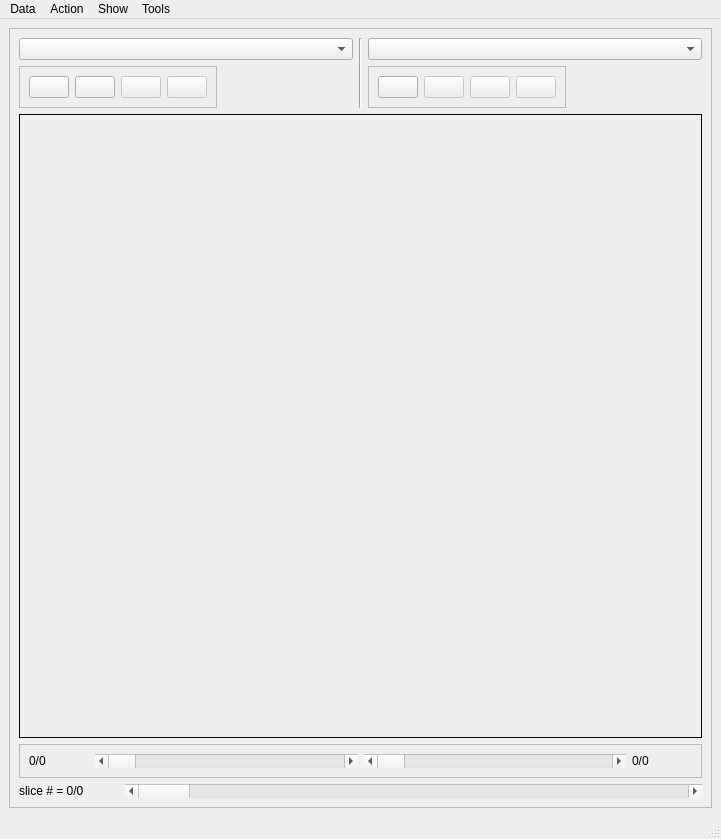
<?xml version="1.0" encoding="UTF-8"?>
<ui version="4.0">
 <class>MainWindow</class>
 <widget class="QMainWindow" name="MainWindow">
  <property name="geometry">
   <rect>
    <x>0</x>
    <y>0</y>
    <width>721</width>
    <height>839</height>
   </rect>
  </property>
  <property name="sizePolicy">
   <sizepolicy hsizetype="Minimum" vsizetype="Minimum">
    <horstretch>0</horstretch>
    <verstretch>0</verstretch>
   </sizepolicy>
  </property>
  <property name="focusPolicy">
   <enum>Qt::ClickFocus</enum>
  </property>
  <property name="windowTitle">
   <string>MainWindow</string>
  </property>
  <property name="tabShape">
   <enum>QTabWidget::Rounded</enum>
  </property>
  <widget class="QWidget" name="centralwidget">
   <property name="layoutDirection">
    <enum>Qt::LeftToRight</enum>
   </property>
   <layout class="QVBoxLayout" name="verticalLayout_4">
    <item>
     <widget class="QSplitter" name="splitter">
      <property name="orientation">
       <enum>Qt::Horizontal</enum>
      </property>
      <widget class="QFrame" name="frame_R">
       <property name="sizePolicy">
        <sizepolicy hsizetype="Expanding" vsizetype="Fixed">
         <horstretch>0</horstretch>
         <verstretch>0</verstretch>
        </sizepolicy>
       </property>
       <property name="frameShape">
        <enum>QFrame::StyledPanel</enum>
       </property>
       <property name="frameShadow">
        <enum>QFrame::Raised</enum>
       </property>
       <layout class="QVBoxLayout" name="verticalLayout_2">
        <item>
         <layout class="QHBoxLayout" name="horizontalLayout">
          <item>
           <layout class="QVBoxLayout" name="verticalLayout_7">
            <item>
             <widget class="QComboBox" name="figure_L_CB">
              <property name="sizePolicy">
               <sizepolicy hsizetype="Expanding" vsizetype="Fixed">
                <horstretch>0</horstretch>
                <verstretch>0</verstretch>
               </sizepolicy>
              </property>
             </widget>
            </item>
            <item>
             <widget class="QFrame" name="left_view_btns_F">
              <property name="sizePolicy">
               <sizepolicy hsizetype="Maximum" vsizetype="Preferred">
                <horstretch>0</horstretch>
                <verstretch>0</verstretch>
               </sizepolicy>
              </property>
              <property name="minimumSize">
               <size>
                <width>0</width>
                <height>20</height>
               </size>
              </property>
              <property name="frameShape">
               <enum>QFrame::StyledPanel</enum>
              </property>
              <property name="frameShadow">
               <enum>QFrame::Raised</enum>
              </property>
              <layout class="QHBoxLayout" name="horizontalLayout_12">
               <item>
                <widget class="QPushButton" name="view_L_BTN">
                 <property name="sizePolicy">
                  <sizepolicy hsizetype="Fixed" vsizetype="Fixed">
                   <horstretch>0</horstretch>
                   <verstretch>0</verstretch>
                  </sizepolicy>
                 </property>
                 <property name="minimumSize">
                  <size>
                   <width>40</width>
                   <height>0</height>
                  </size>
                 </property>
                 <property name="cursor">
                  <cursorShape>PointingHandCursor</cursorShape>
                 </property>
                 <property name="toolTip">
                  <string>Show figure</string>
                 </property>
                 <property name="text">
                  <string/>
                 </property>
                 <property name="icon">
                  <iconset>
                   <normaloff>icons/Eye.png</normaloff>icons/Eye.png</iconset>
                 </property>
                 <property name="iconSize">
                  <size>
                   <width>24</width>
                   <height>24</height>
                  </size>
                 </property>
                </widget>
               </item>
               <item>
                <widget class="QPushButton" name="show_im_L_BTN">
                 <property name="sizePolicy">
                  <sizepolicy hsizetype="Fixed" vsizetype="Fixed">
                   <horstretch>0</horstretch>
                   <verstretch>0</verstretch>
                  </sizepolicy>
                 </property>
                 <property name="minimumSize">
                  <size>
                   <width>40</width>
                   <height>0</height>
                  </size>
                 </property>
                 <property name="cursor">
                  <cursorShape>PointingHandCursor</cursorShape>
                 </property>
                 <property name="toolTip">
                  <string notr="true">Show data</string>
                 </property>
                 <property name="text">
                  <string/>
                 </property>
                 <property name="icon">
                  <iconset>
                   <normaloff>icons/Stock graph.png</normaloff>icons/Stock graph.png</iconset>
                 </property>
                 <property name="iconSize">
                  <size>
                   <width>24</width>
                   <height>24</height>
                  </size>
                 </property>
                </widget>
               </item>
               <item>
                <widget class="QPushButton" name="show_labels_L_BTN">
                 <property name="enabled">
                  <bool>false</bool>
                 </property>
                 <property name="sizePolicy">
                  <sizepolicy hsizetype="Fixed" vsizetype="Fixed">
                   <horstretch>0</horstretch>
                   <verstretch>0</verstretch>
                  </sizepolicy>
                 </property>
                 <property name="minimumSize">
                  <size>
                   <width>40</width>
                   <height>0</height>
                  </size>
                 </property>
                 <property name="cursor">
                  <cursorShape>PointingHandCursor</cursorShape>
                 </property>
                 <property name="toolTip">
                  <string>Show labels</string>
                 </property>
                 <property name="text">
                  <string/>
                 </property>
                 <property name="icon">
                  <iconset>
                   <normaloff>icons/Blue tag.png</normaloff>icons/Blue tag.png</iconset>
                 </property>
                 <property name="iconSize">
                  <size>
                   <width>24</width>
                   <height>24</height>
                  </size>
                 </property>
                </widget>
               </item>
               <item>
                <widget class="QPushButton" name="show_contours_L_BTN">
                 <property name="enabled">
                  <bool>false</bool>
                 </property>
                 <property name="sizePolicy">
                  <sizepolicy hsizetype="Fixed" vsizetype="Fixed">
                   <horstretch>0</horstretch>
                   <verstretch>0</verstretch>
                  </sizepolicy>
                 </property>
                 <property name="minimumSize">
                  <size>
                   <width>40</width>
                   <height>0</height>
                  </size>
                 </property>
                 <property name="cursor">
                  <cursorShape>PointingHandCursor</cursorShape>
                 </property>
                 <property name="toolTip">
                  <string>Show contours</string>
                 </property>
                 <property name="text">
                  <string/>
                 </property>
                 <property name="icon">
                  <iconset>
                   <normaloff>icons/Brush.png</normaloff>icons/Brush.png</iconset>
                 </property>
                 <property name="iconSize">
                  <size>
                   <width>24</width>
                   <height>24</height>
                  </size>
                 </property>
                </widget>
               </item>
              </layout>
             </widget>
            </item>
           </layout>
          </item>
          <item>
           <widget class="Line" name="line_4">
            <property name="orientation">
             <enum>Qt::Vertical</enum>
            </property>
           </widget>
          </item>
          <item>
           <layout class="QVBoxLayout" name="verticalLayout_8">
            <item>
             <widget class="QComboBox" name="figure_R_CB">
              <property name="sizePolicy">
               <sizepolicy hsizetype="Expanding" vsizetype="Fixed">
                <horstretch>0</horstretch>
                <verstretch>0</verstretch>
               </sizepolicy>
              </property>
             </widget>
            </item>
            <item>
             <widget class="QFrame" name="right_view_btns_F">
              <property name="sizePolicy">
               <sizepolicy hsizetype="Maximum" vsizetype="Preferred">
                <horstretch>0</horstretch>
                <verstretch>0</verstretch>
               </sizepolicy>
              </property>
              <property name="minimumSize">
               <size>
                <width>0</width>
                <height>20</height>
               </size>
              </property>
              <property name="frameShape">
               <enum>QFrame::StyledPanel</enum>
              </property>
              <property name="frameShadow">
               <enum>QFrame::Raised</enum>
              </property>
              <layout class="QHBoxLayout" name="horizontalLayout_13">
               <item>
                <widget class="QPushButton" name="view_R_BTN">
                 <property name="sizePolicy">
                  <sizepolicy hsizetype="Fixed" vsizetype="Fixed">
                   <horstretch>0</horstretch>
                   <verstretch>0</verstretch>
                  </sizepolicy>
                 </property>
                 <property name="minimumSize">
                  <size>
                   <width>40</width>
                   <height>0</height>
                  </size>
                 </property>
                 <property name="cursor">
                  <cursorShape>PointingHandCursor</cursorShape>
                 </property>
                 <property name="toolTip">
                  <string>Show figure</string>
                 </property>
                 <property name="text">
                  <string/>
                 </property>
                 <property name="icon">
                  <iconset>
                   <normaloff>icons/Eye.png</normaloff>icons/Eye.png</iconset>
                 </property>
                 <property name="iconSize">
                  <size>
                   <width>24</width>
                   <height>24</height>
                  </size>
                 </property>
                </widget>
               </item>
               <item>
                <widget class="QPushButton" name="show_im_R_BTN">
                 <property name="enabled">
                  <bool>false</bool>
                 </property>
                 <property name="sizePolicy">
                  <sizepolicy hsizetype="Fixed" vsizetype="Fixed">
                   <horstretch>0</horstretch>
                   <verstretch>0</verstretch>
                  </sizepolicy>
                 </property>
                 <property name="minimumSize">
                  <size>
                   <width>40</width>
                   <height>0</height>
                  </size>
                 </property>
                 <property name="cursor">
                  <cursorShape>PointingHandCursor</cursorShape>
                 </property>
                 <property name="toolTip">
                  <string>Show data</string>
                 </property>
                 <property name="text">
                  <string/>
                 </property>
                 <property name="icon">
                  <iconset>
                   <normaloff>icons/Stock graph.png</normaloff>icons/Stock graph.png</iconset>
                 </property>
                 <property name="iconSize">
                  <size>
                   <width>24</width>
                   <height>24</height>
                  </size>
                 </property>
                </widget>
               </item>
               <item>
                <widget class="QPushButton" name="show_labels_R_BTN">
                 <property name="enabled">
                  <bool>false</bool>
                 </property>
                 <property name="sizePolicy">
                  <sizepolicy hsizetype="Fixed" vsizetype="Fixed">
                   <horstretch>0</horstretch>
                   <verstretch>0</verstretch>
                  </sizepolicy>
                 </property>
                 <property name="minimumSize">
                  <size>
                   <width>40</width>
                   <height>0</height>
                  </size>
                 </property>
                 <property name="cursor">
                  <cursorShape>PointingHandCursor</cursorShape>
                 </property>
                 <property name="toolTip">
                  <string>Show labels</string>
                 </property>
                 <property name="text">
                  <string/>
                 </property>
                 <property name="icon">
                  <iconset>
                   <normaloff>icons/Blue tag.png</normaloff>icons/Blue tag.png</iconset>
                 </property>
                 <property name="iconSize">
                  <size>
                   <width>24</width>
                   <height>24</height>
                  </size>
                 </property>
                </widget>
               </item>
               <item>
                <widget class="QPushButton" name="show_contours_R_BTN">
                 <property name="enabled">
                  <bool>false</bool>
                 </property>
                 <property name="sizePolicy">
                  <sizepolicy hsizetype="Fixed" vsizetype="Fixed">
                   <horstretch>0</horstretch>
                   <verstretch>0</verstretch>
                  </sizepolicy>
                 </property>
                 <property name="minimumSize">
                  <size>
                   <width>40</width>
                   <height>0</height>
                  </size>
                 </property>
                 <property name="cursor">
                  <cursorShape>PointingHandCursor</cursorShape>
                 </property>
                 <property name="toolTip">
                  <string>Show contours</string>
                 </property>
                 <property name="text">
                  <string/>
                 </property>
                 <property name="icon">
                  <iconset>
                   <normaloff>icons/Brush.png</normaloff>icons/Brush.png</iconset>
                 </property>
                 <property name="iconSize">
                  <size>
                   <width>24</width>
                   <height>24</height>
                  </size>
                 </property>
                </widget>
               </item>
              </layout>
             </widget>
            </item>
           </layout>
          </item>
         </layout>
        </item>
        <item>
         <widget class="QFrame" name="viewer_F">
          <property name="sizePolicy">
           <sizepolicy hsizetype="Expanding" vsizetype="Expanding">
            <horstretch>0</horstretch>
            <verstretch>0</verstretch>
           </sizepolicy>
          </property>
          <property name="minimumSize">
           <size>
            <width>0</width>
            <height>0</height>
           </size>
          </property>
          <property name="frameShape">
           <enum>QFrame::Box</enum>
          </property>
         </widget>
        </item>
        <item>
         <widget class="QFrame" name="frame_7">
          <property name="frameShape">
           <enum>QFrame::StyledPanel</enum>
          </property>
          <property name="frameShadow">
           <enum>QFrame::Raised</enum>
          </property>
          <layout class="QHBoxLayout" name="horizontalLayout_3">
           <item>
            <widget class="QLabel" name="slice_number_L_LBL">
             <property name="maximumSize">
              <size>
               <width>60</width>
               <height>16777215</height>
              </size>
             </property>
             <property name="text">
              <string>0/0</string>
             </property>
            </widget>
           </item>
           <item>
            <widget class="QScrollBar" name="slice_L_SB">
             <property name="orientation">
              <enum>Qt::Horizontal</enum>
             </property>
            </widget>
           </item>
           <item>
            <widget class="QScrollBar" name="slice_R_SB">
             <property name="enabled">
              <bool>true</bool>
             </property>
             <property name="orientation">
              <enum>Qt::Horizontal</enum>
             </property>
            </widget>
           </item>
           <item>
            <widget class="QLabel" name="slice_number_R_LBL">
             <property name="maximumSize">
              <size>
               <width>60</width>
               <height>16777215</height>
              </size>
             </property>
             <property name="text">
              <string>0/0</string>
             </property>
            </widget>
           </item>
          </layout>
         </widget>
        </item>
        <item>
         <layout class="QHBoxLayout" name="horizontalLayout_11">
          <item>
           <widget class="QLabel" name="slice_number_C_LBL">
            <property name="sizePolicy">
             <sizepolicy hsizetype="Minimum" vsizetype="Preferred">
              <horstretch>0</horstretch>
              <verstretch>0</verstretch>
             </sizepolicy>
            </property>
            <property name="minimumSize">
             <size>
              <width>100</width>
              <height>0</height>
             </size>
            </property>
            <property name="text">
             <string>slice # = 0/0</string>
            </property>
           </widget>
          </item>
          <item>
           <widget class="QScrollBar" name="slice_C_SB">
            <property name="sizePolicy">
             <sizepolicy hsizetype="Expanding" vsizetype="Fixed">
              <horstretch>0</horstretch>
              <verstretch>0</verstretch>
             </sizepolicy>
            </property>
            <property name="orientation">
             <enum>Qt::Horizontal</enum>
            </property>
           </widget>
          </item>
         </layout>
        </item>
       </layout>
      </widget>
     </widget>
    </item>
   </layout>
  </widget>
  <widget class="QMenuBar" name="menubar">
   <property name="geometry">
    <rect>
     <x>0</x>
     <y>0</y>
     <width>721</width>
     <height>25</height>
    </rect>
   </property>
   <widget class="QMenu" name="menuSerie">
    <property name="title">
     <string>Data</string>
    </property>
    <addaction name="action_load_serie_1"/>
    <addaction name="action_load_serie_2"/>
   </widget>
   <widget class="QMenu" name="menuAction">
    <property name="title">
     <string>Action</string>
    </property>
    <addaction name="action_calculate_color_model"/>
    <addaction name="separator"/>
    <addaction name="action_run"/>
   </widget>
   <widget class="QMenu" name="menuShow">
    <property name="title">
     <string>Show</string>
    </property>
    <addaction name="action_show_color_model"/>
    <addaction name="action_show_object_list"/>
   </widget>
   <widget class="QMenu" name="menuTools">
    <property name="title">
     <string>Tools</string>
    </property>
    <addaction name="action_circle"/>
   </widget>
   <addaction name="menuSerie"/>
   <addaction name="menuAction"/>
   <addaction name="menuShow"/>
   <addaction name="menuTools"/>
  </widget>
  <widget class="QStatusBar" name="statusbar"/>
  <action name="action_load_serie_1">
   <property name="text">
    <string>Load serie #1...</string>
   </property>
  </action>
  <action name="action_load_serie_2">
   <property name="text">
    <string>Load serie #2...</string>
   </property>
  </action>
  <action name="action_run">
   <property name="text">
    <string>Run localization</string>
   </property>
  </action>
  <action name="action_delete">
   <property name="text">
    <string>Delete localization</string>
   </property>
  </action>
  <action name="action_restart">
   <property name="text">
    <string>Restart localization</string>
   </property>
  </action>
  <action name="action_show_color_model">
   <property name="text">
    <string>Color Model</string>
   </property>
  </action>
  <action name="action_show_object_list">
   <property name="text">
    <string>Object List</string>
   </property>
  </action>
  <action name="action_circle">
   <property name="text">
    <string>Circle</string>
   </property>
  </action>
  <action name="actionRuler">
   <property name="text">
    <string>Ruler</string>
   </property>
  </action>
  <action name="actionAxial">
   <property name="text">
    <string>Axial</string>
   </property>
  </action>
  <action name="actionFrontal">
   <property name="text">
    <string>Frontal</string>
   </property>
  </action>
  <action name="actionSagital">
   <property name="text">
    <string>Sagital</string>
   </property>
  </action>
  <action name="action_calculate_color_model">
   <property name="text">
    <string>Calculate color model</string>
   </property>
  </action>
 </widget>
 <resources/>
 <connections/>
</ui>
